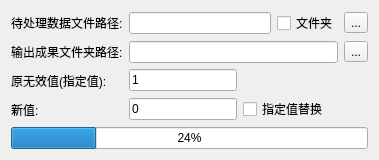
     <widget class="QWidget" name="Invalidvaluereplacement_page">
      <layout class="QGridLayout" name="gridLayout_9">
       <item row="0" column="0" colspan="2">
        <layout class="QGridLayout" name="gridLayout_42">
         <item row="0" column="0">
          <layout class="QGridLayout" name="gridLayout_43">
           <item row="2" column="0">
            <widget class="QLabel" name="label_55">
             <property name="text">
              <string>原无效值(指定值):</string>
             </property>
            </widget>
           </item>
           <item row="1" column="0">
            <widget class="QLabel" name="label_52">
             <property name="text">
              <string>输出成果文件夹路径:</string>
             </property>
            </widget>
           </item>
           <item row="3" column="0">
            <widget class="QLabel" name="label_53">
             <property name="text">
              <string>新值:</string>
             </property>
            </widget>
           </item>
           <item row="0" column="0">
            <widget class="QLabel" name="label_54">
             <property name="text">
              <string>待处理数据文件路径:</string>
             </property>
            </widget>
           </item>
          </layout>
         </item>
         <item row="0" column="1">
          <layout class="QGridLayout" name="gridLayout_44">
           <item row="3" column="0">
            <layout class="QHBoxLayout" name="horizontalLayout_55" stretch="0,0,2">
             <item>
              <widget class="QLineEdit" name="lineEdit_46">
               <property name="text">
                <string>0</string>
               </property>
              </widget>
             </item>
             <item>
              <widget class="QCheckBox" name="checkBox_10">
               <property name="text">
                <string>指定值替换</string>
               </property>
               <property name="checked">
                <bool>false</bool>
               </property>
              </widget>
             </item>
             <item>
              <spacer name="horizontalSpacer_40">
               <property name="orientation">
                <enum>Qt::Horizontal</enum>
               </property>
               <property name="sizeHint" stdset="0">
                <size>
                 <width>40</width>
                 <height>20</height>
                </size>
               </property>
              </spacer>
             </item>
            </layout>
           </item>
           <item row="0" column="0">
            <layout class="QHBoxLayout" name="horizontalLayout_52">
             <item>
              <widget class="QLineEdit" name="lineEdit_43"/>
             </item>
             <item>
              <widget class="QCheckBox" name="checkBox_6">
               <property name="text">
                <string>文件夹</string>
               </property>
              </widget>
             </item>
             <item>
              <widget class="QToolButton" name="toolButton_29">
               <property name="text">
                <string>...</string>
               </property>
              </widget>
             </item>
            </layout>
           </item>
           <item row="1" column="0">
            <layout class="QHBoxLayout" name="horizontalLayout_53">
             <item>
              <widget class="QLineEdit" name="lineEdit_44"/>
             </item>
             <item>
              <widget class="QToolButton" name="toolButton_30">
               <property name="text">
                <string>...</string>
               </property>
              </widget>
             </item>
            </layout>
           </item>
           <item row="2" column="0">
            <layout class="QHBoxLayout" name="horizontalLayout_54" stretch="0,1">
             <item>
              <widget class="QLineEdit" name="lineEdit_45">
               <property name="text">
                <string>1</string>
               </property>
              </widget>
             </item>
             <item>
              <spacer name="horizontalSpacer_13">
               <property name="orientation">
                <enum>Qt::Horizontal</enum>
               </property>
               <property name="sizeHint" stdset="0">
                <size>
                 <width>40</width>
                 <height>20</height>
                </size>
               </property>
              </spacer>
             </item>
            </layout>
           </item>
          </layout>
         </item>
         <item row="1" column="0" colspan="2">
          <widget class="QProgressBar" name="progressBar_13">
           <property name="value">
            <number>24</number>
           </property>
          </widget>
         </item>
        </layout>
       </item>
      </layout>
     </widget>
